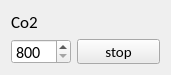
     <widget class="QWidget" name="layoutWidget">
      <property name="geometry">
       <rect>
        <x>30</x>
        <y>50</y>
        <width>171</width>
        <height>61</height>
       </rect>
      </property>
      <layout class="QFormLayout" name="formLayout_8">
       <item row="0" column="0">
        <widget class="QLabel" name="labelCo2">
         <property name="font">
          <font>
           <family>Calibri</family>
           <pointsize>13</pointsize>
          </font>
         </property>
         <property name="text">
          <string>Co2</string>
         </property>
        </widget>
       </item>
       <item row="1" column="0">
        <widget class="QSpinBox" name="spinBoxCo2">
         <property name="sizePolicy">
          <sizepolicy hsizetype="Minimum" vsizetype="Minimum">
           <horstretch>0</horstretch>
           <verstretch>0</verstretch>
          </sizepolicy>
         </property>
         <property name="minimumSize">
          <size>
           <width>20</width>
           <height>20</height>
          </size>
         </property>
         <property name="font">
          <font>
           <family>Calibri</family>
           <pointsize>12</pointsize>
          </font>
         </property>
         <property name="minimum">
          <number>800</number>
         </property>
         <property name="maximum">
          <number>2000</number>
         </property>
         <property name="singleStep">
          <number>100</number>
         </property>
        </widget>
       </item>
       <item row="1" column="1">
        <widget class="QPushButton" name="buttonCo2">
         <property name="sizePolicy">
          <sizepolicy hsizetype="Maximum" vsizetype="Maximum">
           <horstretch>0</horstretch>
           <verstretch>0</verstretch>
          </sizepolicy>
         </property>
         <property name="minimumSize">
          <size>
           <width>0</width>
           <height>0</height>
          </size>
         </property>
         <property name="maximumSize">
          <size>
           <width>95</width>
           <height>25</height>
          </size>
         </property>
         <property name="font">
          <font>
           <family>Calibri</family>
           <pointsize>11</pointsize>
          </font>
         </property>
         <property name="styleSheet">
          <string notr="true">background-color: rgb(235, 235, 235)</string>
         </property>
         <property name="text">
          <string>stop</string>
         </property>
        </widget>
       </item>
      </layout>
     </widget>
